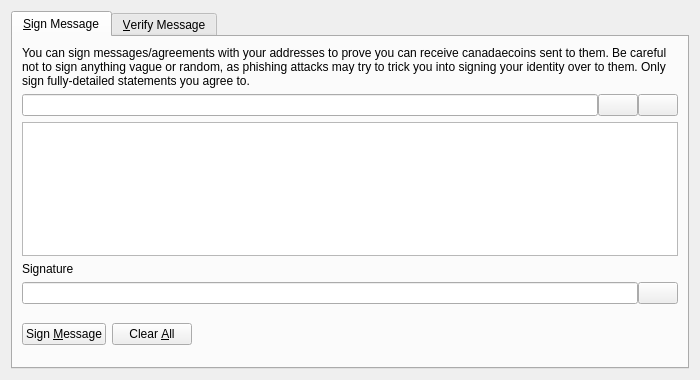
<?xml version="1.0" encoding="UTF-8"?>
<ui version="4.0">
 <class>SignVerifyMessageDialog</class>
 <widget class="QDialog" name="SignVerifyMessageDialog">
  <property name="geometry">
   <rect>
    <x>0</x>
    <y>0</y>
    <width>700</width>
    <height>380</height>
   </rect>
  </property>
  <property name="windowTitle">
   <string>Signatures - Sign / Verify a Message</string>
  </property>
  <property name="modal">
   <bool>true</bool>
  </property>
  <layout class="QVBoxLayout" name="verticalLayout">
   <item>
    <widget class="QTabWidget" name="tabWidget">
     <property name="currentIndex">
      <number>0</number>
     </property>
     <widget class="QWidget" name="tabSignMessage">
      <attribute name="title">
       <string>&amp;Sign Message</string>
      </attribute>
      <layout class="QVBoxLayout" name="verticalLayout_SM">
       <item>
        <widget class="QLabel" name="infoLabel_SM">
         <property name="text">
          <string>You can sign messages/agreements with your addresses to prove you can receive canadaecoins sent to them. Be careful not to sign anything vague or random, as phishing attacks may try to trick you into signing your identity over to them. Only sign fully-detailed statements you agree to.</string>
         </property>
         <property name="textFormat">
          <enum>Qt::PlainText</enum>
         </property>
         <property name="wordWrap">
          <bool>true</bool>
         </property>
        </widget>
       </item>
       <item>
        <layout class="QHBoxLayout" name="horizontalLayout_1_SM">
         <property name="spacing">
          <number>0</number>
         </property>
         <item>
          <widget class="QValidatedLineEdit" name="addressIn_SM">
           <property name="toolTip">
            <string>The Canada eCoin address to sign the message with</string>
           </property>
          </widget>
         </item>
         <item>
          <widget class="QPushButton" name="addressBookButton_SM">
           <property name="toolTip">
            <string>Choose previously used address</string>
           </property>
           <property name="text">
            <string/>
           </property>
           <property name="icon">
            <iconset resource="../bitcoin.qrc">
             <normaloff>:/icons/address-book</normaloff>:/icons/address-book</iconset>
           </property>
           <property name="shortcut">
            <string>Alt+A</string>
           </property>
           <property name="autoDefault">
            <bool>false</bool>
           </property>
          </widget>
         </item>
         <item>
          <widget class="QPushButton" name="pasteButton_SM">
           <property name="toolTip">
            <string>Paste address from clipboard</string>
           </property>
           <property name="text">
            <string/>
           </property>
           <property name="icon">
            <iconset resource="../bitcoin.qrc">
             <normaloff>:/icons/editpaste</normaloff>:/icons/editpaste</iconset>
           </property>
           <property name="shortcut">
            <string>Alt+P</string>
           </property>
           <property name="autoDefault">
            <bool>false</bool>
           </property>
          </widget>
         </item>
        </layout>
       </item>
       <item>
        <widget class="QPlainTextEdit" name="messageIn_SM">
         <property name="toolTip">
          <string>Enter the message you want to sign here</string>
         </property>
        </widget>
       </item>
       <item>
        <widget class="QLabel" name="signatureLabel_SM">
         <property name="text">
          <string>Signature</string>
         </property>
         <property name="textFormat">
          <enum>Qt::PlainText</enum>
         </property>
        </widget>
       </item>
       <item>
        <layout class="QHBoxLayout" name="horizontalLayout_2_SM">
         <property name="spacing">
          <number>0</number>
         </property>
         <item>
          <widget class="QLineEdit" name="signatureOut_SM">
           <property name="font">
            <font>
             <italic>true</italic>
            </font>
           </property>
           <property name="readOnly">
            <bool>true</bool>
           </property>
          </widget>
         </item>
         <item>
          <widget class="QPushButton" name="copySignatureButton_SM">
           <property name="toolTip">
            <string>Copy the current signature to the system clipboard</string>
           </property>
           <property name="text">
            <string/>
           </property>
           <property name="icon">
            <iconset resource="../bitcoin.qrc">
             <normaloff>:/icons/editcopy</normaloff>:/icons/editcopy</iconset>
           </property>
           <property name="autoDefault">
            <bool>false</bool>
           </property>
          </widget>
         </item>
        </layout>
       </item>
       <item>
        <layout class="QHBoxLayout" name="horizontalLayout_3_SM">
         <item>
          <widget class="QPushButton" name="signMessageButton_SM">
           <property name="toolTip">
            <string>Sign the message to prove you own this Canada eCoin address</string>
           </property>
           <property name="text">
            <string>Sign &amp;Message</string>
           </property>
           <property name="icon">
            <iconset resource="../bitcoin.qrc">
             <normaloff>:/icons/edit</normaloff>:/icons/edit</iconset>
           </property>
           <property name="autoDefault">
            <bool>false</bool>
           </property>
          </widget>
         </item>
         <item>
          <widget class="QPushButton" name="clearButton_SM">
           <property name="toolTip">
            <string>Reset all sign message fields</string>
           </property>
           <property name="text">
            <string>Clear &amp;All</string>
           </property>
           <property name="icon">
            <iconset resource="../bitcoin.qrc">
             <normaloff>:/icons/remove</normaloff>:/icons/remove</iconset>
           </property>
           <property name="autoDefault">
            <bool>false</bool>
           </property>
          </widget>
         </item>
         <item>
          <spacer name="horizontalSpacer_1_SM">
           <property name="orientation">
            <enum>Qt::Horizontal</enum>
           </property>
           <property name="sizeHint" stdset="0">
            <size>
             <width>40</width>
             <height>48</height>
            </size>
           </property>
          </spacer>
         </item>
         <item>
          <widget class="QLabel" name="statusLabel_SM">
           <property name="font">
            <font>
             <weight>75</weight>
             <bold>true</bold>
            </font>
           </property>
           <property name="text">
            <string/>
           </property>
           <property name="wordWrap">
            <bool>true</bool>
           </property>
          </widget>
         </item>
         <item>
          <spacer name="horizontalSpacer_2_SM">
           <property name="orientation">
            <enum>Qt::Horizontal</enum>
           </property>
           <property name="sizeHint" stdset="0">
            <size>
             <width>40</width>
             <height>48</height>
            </size>
           </property>
          </spacer>
         </item>
        </layout>
       </item>
      </layout>
     </widget>
     <widget class="QWidget" name="tabVerifyMessage">
      <attribute name="title">
       <string>&amp;Verify Message</string>
      </attribute>
      <layout class="QVBoxLayout" name="verticalLayout_VM">
       <item>
        <widget class="QLabel" name="infoLabel_VM">
         <property name="text">
          <string>Enter the receiver's address, message (ensure you copy line breaks, spaces, tabs, etc. exactly) and signature below to verify the message. Be careful not to read more into the signature than what is in the signed message itself, to avoid being tricked by a man-in-the-middle attack. Note that this only proves the signing party receives with the address, it cannot prove sendership of any transaction!</string>
         </property>
         <property name="textFormat">
          <enum>Qt::PlainText</enum>
         </property>
         <property name="alignment">
          <set>Qt::AlignLeading|Qt::AlignLeft|Qt::AlignTop</set>
         </property>
         <property name="wordWrap">
          <bool>true</bool>
         </property>
        </widget>
       </item>
       <item>
        <layout class="QHBoxLayout" name="horizontalLayout_1_VM">
         <property name="spacing">
          <number>0</number>
         </property>
         <item>
          <widget class="QValidatedLineEdit" name="addressIn_VM">
           <property name="toolTip">
            <string>The Canada eCoin address the message was signed with</string>
           </property>
          </widget>
         </item>
         <item>
          <widget class="QPushButton" name="addressBookButton_VM">
           <property name="toolTip">
            <string>Choose previously used address</string>
           </property>
           <property name="text">
            <string/>
           </property>
           <property name="icon">
            <iconset resource="../bitcoin.qrc">
             <normaloff>:/icons/address-book</normaloff>:/icons/address-book</iconset>
           </property>
           <property name="shortcut">
            <string>Alt+A</string>
           </property>
           <property name="autoDefault">
            <bool>false</bool>
           </property>
          </widget>
         </item>
        </layout>
       </item>
       <item>
        <widget class="QPlainTextEdit" name="messageIn_VM"/>
       </item>
       <item>
        <widget class="QValidatedLineEdit" name="signatureIn_VM"/>
       </item>
       <item>
        <layout class="QHBoxLayout" name="horizontalLayout_2_VM">
         <item>
          <widget class="QPushButton" name="verifyMessageButton_VM">
           <property name="toolTip">
            <string>Verify the message to ensure it was signed with the specified Canada eCoin address</string>
           </property>
           <property name="text">
            <string>Verify &amp;Message</string>
           </property>
           <property name="icon">
            <iconset resource="../bitcoin.qrc">
             <normaloff>:/icons/transaction_0</normaloff>:/icons/transaction_0</iconset>
           </property>
           <property name="autoDefault">
            <bool>false</bool>
           </property>
          </widget>
         </item>
         <item>
          <widget class="QPushButton" name="clearButton_VM">
           <property name="toolTip">
            <string>Reset all verify message fields</string>
           </property>
           <property name="text">
            <string>Clear &amp;All</string>
           </property>
           <property name="icon">
            <iconset resource="../bitcoin.qrc">
             <normaloff>:/icons/remove</normaloff>:/icons/remove</iconset>
           </property>
           <property name="autoDefault">
            <bool>false</bool>
           </property>
          </widget>
         </item>
         <item>
          <spacer name="horizontalSpacer_1_VM">
           <property name="orientation">
            <enum>Qt::Horizontal</enum>
           </property>
           <property name="sizeHint" stdset="0">
            <size>
             <width>40</width>
             <height>48</height>
            </size>
           </property>
          </spacer>
         </item>
         <item>
          <widget class="QLabel" name="statusLabel_VM">
           <property name="font">
            <font>
             <weight>75</weight>
             <bold>true</bold>
            </font>
           </property>
           <property name="text">
            <string/>
           </property>
           <property name="wordWrap">
            <bool>true</bool>
           </property>
          </widget>
         </item>
         <item>
          <spacer name="horizontalSpacer_2_VM">
           <property name="orientation">
            <enum>Qt::Horizontal</enum>
           </property>
           <property name="sizeHint" stdset="0">
            <size>
             <width>40</width>
             <height>48</height>
            </size>
           </property>
          </spacer>
         </item>
        </layout>
       </item>
      </layout>
     </widget>
    </widget>
   </item>
  </layout>
 </widget>
 <customwidgets>
  <customwidget>
   <class>QValidatedLineEdit</class>
   <extends>QLineEdit</extends>
   <header>qt/qvalidatedlineedit.h</header>
  </customwidget>
 </customwidgets>
 <resources>
  <include location="../bitcoin.qrc"/>
 </resources>
 <connections/>
</ui>
